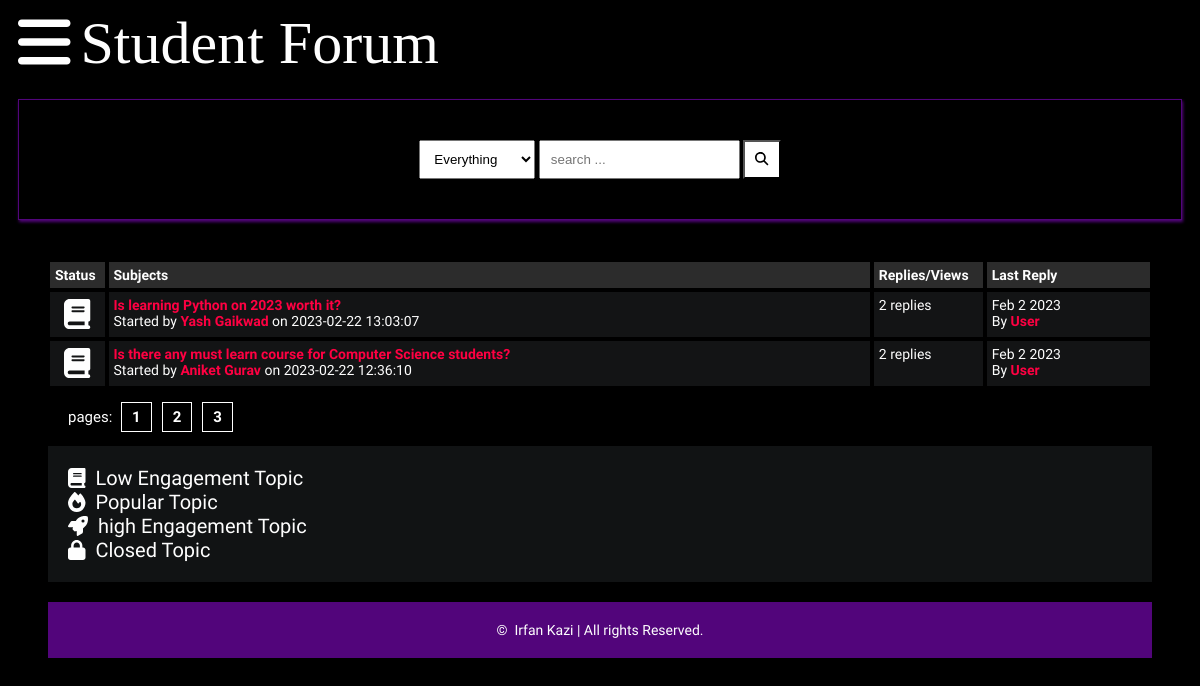
The page /posts.php on the database as committed earlier.
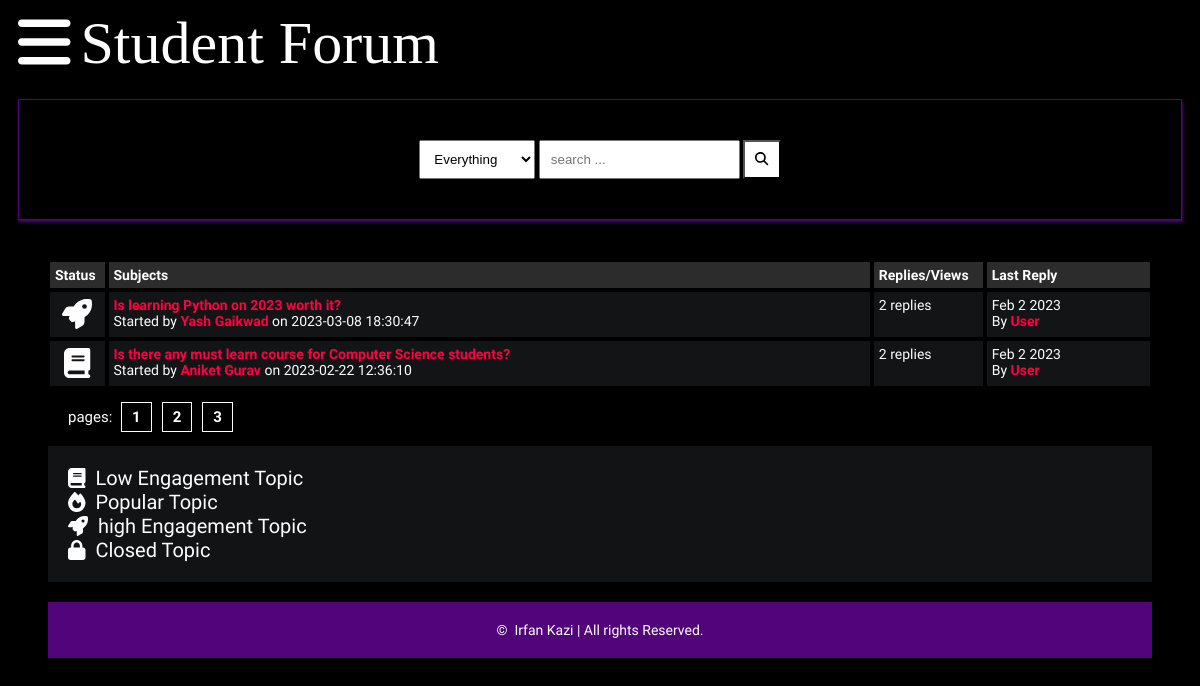
The same page on the database as committed later.
### tables this page shows
CREATE TABLE `forum` (
  `id` int(11) NOT NULL,
  `forum_content` text NOT NULL,
  `number_of_replies` int(11) NOT NULL DEFAULT 0,
  `author` text NOT NULL,
  `created_at` timestamp NOT NULL DEFAULT current_timestamp() ON UPDATE current_timestamp(),
  `status` varchar(3) NOT NULL DEFAULT 'LET'
);

### posts.php (the view, shortened to what this page needs)
<?php
    require('db.php');
    $forumQuery="SELECT * FROM forum";
    $runFQ=mysqli_query($db,$forumQuery);
    $statusArray=array('LET'=>"fa fa-book",'PT'=>"fa fa-fire",'HET'=>"fa fa-rocket",'CT'=>"fa fa-lock");
?>
<!DOCTYPE html>
<html lang="en">
<head>
    <link rel="stylesheet" href="style.css">
    <link rel="stylesheet" href="https://cdnjs.cloudflare.com/ajax/libs/font-awesome/4.7.0/css/font-awesome.min.css">
    <link rel="stylesheet" type="text/css" href="all.css">
</head>
<body>
    <header>
        <div class="navbar">
            <a class="bar-icon" id="iconBar" onclick="hideIconBar()"><i class="fa fa-bars"></i></a>
            <div class="brand">Student Forum</div>
        </div>
        <div class="search-box">
            <div>
                <select name="" id="">
                    <option value="Everything">Everything</option>
                </select>
                <input type="text" name="q" placeholder="search ...">
                <button><i class="fa fa-search"></i></button>
            </div>
        </div>
    </header>
    <div class="container">
        <div class="posts-table">
            <div class="table-head">
                <div class="status">Status</div>
                <div class="subjects">Subjects</div>
                <div class="replies">Replies/Views</div>
                <div class="last-reply">Last Reply</div>
            </div>
            <?php
            while($post=mysqli_fetch_assoc($runFQ)){
                ?>
            <div class="table-row">
                <div class="status"><i class='<?=$statusArray[$post['status']]?>'></i></div>
                <div class="subjects">
                    <a href=""><?=$post['forum_content']?></a>
                    <br>
                    <span>Started by <b><a href=""><?=$post['author']?></a></b> on <?=$post['created_at']?></span>
                </div>
                <div class="replies">
                    2 replies
                </div>
                <div class="last-reply">
                    Feb 2 2023
                    <br>By <b><a href="">User</a></b>
                </div>
            </div>
            <?php } ?>
                <div class="pagination">
                    pages: <a href="#">1</a><a href="#">2</a><a href="#">3</a>
                </div>
                <div class="note">
                    <span>
                        <i class="fa fa-book"></i>&nbsp; Low Engagement Topic <br>
                    </span>
                    <span>
                        <i class="fa fa-fire"></i>&nbsp; Popular Topic <br>
                    </span>
                    <span>
                        <i class="fa fa-rocket"></i>&nbsp; high Engagement Topic <br>
                    </span>
                    <span>
                        <i class="fa fa-lock"></i>&nbsp; Closed Topic <br>
                    </span>
                </div>
        <footer>
            <span>&copy; &nbsp;Irfan Kazi | All rights Reserved.</span>
        </footer>
    </body>
</html>

### style.css (style rules this page uses)
* { box-sizing: border-box; }
html { font-size: 14px; font-family: 'Titillium Web', sans-serif; background-color:rgb(0,0,0); color:#FEFEFE; }
a { color:#FF0042; font-weight: bolder; text-decoration: none; }
.container { margin: 20px; padding: 20px; }
header { margin-inline: 10px; }
.navbar { display:flex; align-items: center; }
.bar-icon { font-size: 60px; display: inline-block; margin-right:10px; color: #fff; cursor: pointer; }
.brand { font-size:60px; display: inline-block; font-family:aquire; }
.search-box { border: solid 1px #52057b; margin-top: 20px; padding: 40px; display:flex; justify-content: center; box-shadow:1px 2px 3px #52057b; }
.search-box select { padding: 10px; }
.search-box input { padding: 10px; }
.search-box button { padding: 10px; background-color:#fff; color:#000000; }
footer { margin-top: 20px; padding: 20px; background-color: #52057b; display: block; text-align: center; }
.table-head { display: flex; }
.table-head div { padding: 5px; margin: 2px; background-color: #2C2C2C; font-weight: bold; }
.table-head .status { flex: 5%; }
.table-head .subjects { flex: 70%; }
.table-head .replies { flex: 10%; }
.table-head .last-reply { flex: 15%; }
.table-row { display: flex; }
.table-row .status, .table-row .subjects, .table-row .replies, .table-row .last-reply { padding: 5px; margin: 2px; background-color: #131415; }
.table-row .status { flex: 5%; font-size: 30px; text-align: center; }
.table-row .subjects { flex: 70%; }
.table-row .replies { flex: 10%; }
.table-row .last-reply { flex: 15%; }
.pagination { padding: 20px; font-size: 15px; }
.pagination a { color: #fff; margin-inline: 5px; padding: 5px 10px; border: solid 0.5px #fff; }
.note { background-color:#111314; padding: 20px; display: block; }
.note span { font-size: 20px; margin-block: 5px; }

Rows that differ between the two databases and show on the page:
changed forum "Is learning Python on 2023 worth it?": status "LET" → "HET" (drawn); created_at "2023-02-22 13:03:07" → "2023-03-08 18:30:47"
